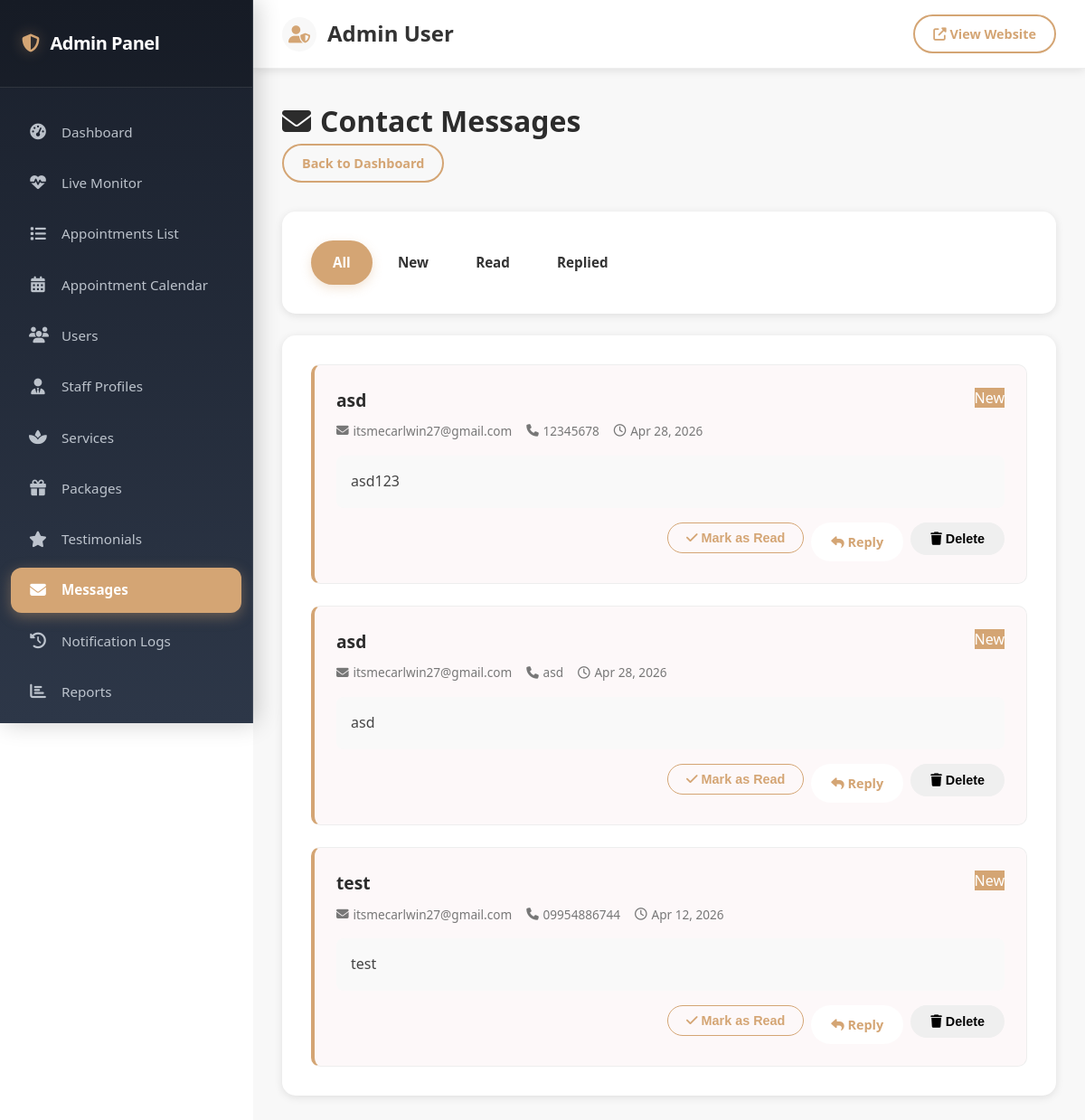
Page /admin/messages.php (signed in) on the committed database.
### tables this page shows
CREATE TABLE `contact_messages` (
  `id` int(11) NOT NULL,
  `name` varchar(255) NOT NULL,
  `email` varchar(255) NOT NULL,
  `phone` varchar(20) DEFAULT NULL,
  `message` text NOT NULL,
  `status` enum('new','read','replied') DEFAULT 'new',
  `created_at` timestamp NOT NULL DEFAULT current_timestamp()
);

### config/functions.php (called while the page is built, shortened)
<?php
function formatDate($date) {
    return date('M d, Y', strtotime($date));
}

### admin/messages.php (the view, shortened to what this page needs)
<?php
require_once '../config/functions.php';
$conn = getDBConnection();
$filter = $_GET['filter'] ?? 'all';
$sql = "SELECT * FROM contact_messages";
$sql .= " ORDER BY created_at DESC";
$stmt = $conn->prepare($sql);
if ($filter !== 'all') {
    $stmt->execute([$filter]);
} else {
    $stmt->execute();
}
$messages = $stmt->fetchAll();
?>
<?php include '../includes/admin-header.php'; ?>
<div class="admin-content">
    <div class="admin-header">
        <h1><i class="fas fa-envelope"></i> Contact Messages</h1>
        <div class="header-actions">
            <a href="index.php" class="btn btn-sm btn-outline">Back to Dashboard</a>
        </div>
    </div>
    <div class="admin-card mb-4">
        <div class="filter-buttons">
            <a href="messages.php" class="filter-btn <?php echo $filter === 'all' ? 'active' : ''; ?>">All</a>
            <a href="messages.php?filter=new" class="filter-btn <?php echo $filter === 'new' ? 'active' : ''; ?>">New</a>
            <a href="messages.php?filter=read" class="filter-btn <?php echo $filter === 'read' ? 'active' : ''; ?>">Read</a>
            <a href="messages.php?filter=replied" class="filter-btn <?php echo $filter === 'replied' ? 'active' : ''; ?>">Replied</a>
        </div>
    </div>
    <div class="admin-card">
        <?php if (empty($messages)): ?>
            <p class="empty-state">No messages found matching the criteria.</p>
        <?php else: ?>
            <div class="messages-list">
                <?php foreach ($messages as $msg): ?>
                    <div class="message-item <?php echo $msg['status'] === 'new' ? 'status-new' : ''; ?>">
                        <div class="message-header">
                            <div class="sender-info">
                                <h3><?php echo htmlspecialchars($msg['name']); ?></h3>
                                <div class="sender-meta">
                                    <span><i class="fas fa-envelope"></i> <?php echo htmlspecialchars($msg['email']); ?></span>
                                    <?php if ($msg['phone']): ?>
                                        <span><i class="fas fa-phone"></i> <?php echo htmlspecialchars($msg['phone']); ?></span>
                                    <?php endif; ?>
                                    <span><i class="far fa-clock"></i> <?php echo formatDate($msg['created_at']); ?></span>
                                </div>
                            </div>
                            <div class="message-status">
                                <span class="status-badge status-<?php echo $msg['status']; ?>">
                                    <?php echo ucfirst($msg['status']); ?>
                                </span>
                            </div>
                        </div>
                        <div class="message-body">
                            <p><?php echo nl2br(htmlspecialchars($msg['message'])); ?></p>
                        </div>
                        <div class="message-footer">
                            <div class="message-actions">
                                <?php if ($msg['status'] === 'new'): ?>
                                    <form method="POST" style="display: inline;">
                                        <button type="submit" class="btn btn-sm btn-outline-primary">
                                            <i class="fas fa-check"></i> Mark as Read
                                        </button>
                                    </form>
                                <?php endif; ?>
                                <a href="mailto:<?php echo htmlspecialchars($msg['email']); ?>" class="btn btn-sm btn-primary">
                                    <i class="fas fa-reply"></i> Reply
                                </a>
                                <form method="POST" style="display: inline;" onsubmit="return confirm('Are you sure you want to delete this message?')">
                                    <button type="submit" class="btn btn-sm btn-danger">
                                        <i class="fas fa-trash"></i> Delete
                                    </button>
                                </form>
                            </div>
                        </div>
                    </div>
                <?php endforeach; ?>
            </div>
        <?php endif; ?>
    </div>
</div>
<?php include '../includes/admin-footer.php'; ?>

### assets/css/style.css (style rules this page uses)
* { margin: 0; padding: 0; box-sizing: border-box; }
:root { --primary-color: #d4a574; --secondary-color: #8b6f47; --accent-color: #f5e6d3; --dark-color: #2c2c2c; --light-color: #f8f8f8; --text-color: #333; --success-color: #28a745; --danger-color: #dc3545; --warning-color: #ffc107; --info-color: #17a2b8; --white: #ffffff; --shadow: 0 2px 10px rgba(0, 0, 0, 0.1); --shadow-lg: 0 5px 20px rgba(0, 0, 0, 0.15); }
body { font-family: 'Segoe UI', Tahoma, Geneva, Verdana, sans-serif; line-height: 1.6; color: var(--text-color); background-color: var(--white); }
.btn { display: inline-block; padding: 12px 30px; border-radius: 50px; text-decoration: none; font-weight: 600; transition: all 0.3s; border: 2px solid transparent; cursor: pointer; font-size: 1rem; }
.btn-primary { background: var(--white); color: var(--primary-color); }
.btn-outline { background: transparent; color: var(--primary-color); border-color: var(--primary-color); }
.btn-sm { padding: 8px 20px; font-size: 0.9rem; }
.filter-btn { padding: 12px 24px; border: none; background: transparent; color: var(--text-color); text-decoration: none; border-radius: 30px; transition: all 0.4s cubic-bezier(0.175, 0.885, 0.32, 1.275); font-weight: 600; font-size: 0.95rem; display: inline-flex; align-items: center; gap: 8px; }
.filter-btn.active { background: var(--primary-color); color: var(--white); box-shadow: 0 4px 12px rgba(212, 165, 116, 0.3); }

### assets/css/admin.css (style rules this page uses)
.admin-body { margin: 0; padding: 0; }
.admin-content { max-width: 1400px; margin: 0 auto; }
.admin-header { margin-bottom: 2rem; }
.admin-header h1 { color: var(--dark-color); display: flex; align-items: center; gap: 10px; }
.admin-card { background: var(--white); padding: 2rem; border-radius: 15px; box-shadow: var(--shadow); margin-bottom: 2rem; }

### admin/messages.php (style rules this page uses)
.messages-list { display: flex; flex-direction: column; gap: 1.5rem; }
.message-item { padding: 1.5rem; border: 1px solid #eee; border-radius: 10px; background: #fff; transition: all 0.3s ease; }
.message-item.status-new { border-left: 4px solid var(--primary-color); background: #fdf8f9; }
.message-header { display: flex; justify-content: space-between; margin-bottom: 1rem; }
.sender-info h3 { margin: 0 0 0.5rem 0; font-size: 1.2rem; color: var(--dark-color); }
.sender-meta { display: flex; gap: 1rem; font-size: 0.85rem; color: #777; }
.sender-meta span { display: flex; align-items: center; gap: 0.3rem; }
.message-body { padding: 1rem; background: #f9f9f9; border-radius: 8px; color: #444; line-height: 1.6; margin-bottom: 1rem; }
.message-footer { display: flex; justify-content: flex-end; }
.message-actions { display: flex; gap: 0.5rem; }
.mb-4 { margin-bottom: 1.5rem; }
.status-badge.status-new { background: var(--primary-color); color: white; }
.btn-outline-primary { color: var(--primary-color); border: 1px solid var(--primary-color); background: transparent; }

### rows in the picture
contact_messages: name "asd", email "itsmecarlwin27@gmail.com", phone "12345678", created_at "Apr 28, 2026", status "New", message "asd123"
contact_messages: name "asd", email "itsmecarlwin27@gmail.com", phone "asd", created_at "Apr 28, 2026", status "New", message "asd"
contact_messages: name "test", email "itsmecarlwin27@gmail.com", phone "09954886744", created_at "Apr 12, 2026", status "New", message "test"

### other values in the picture
$_SESSION['admin_name'] "Admin User"
